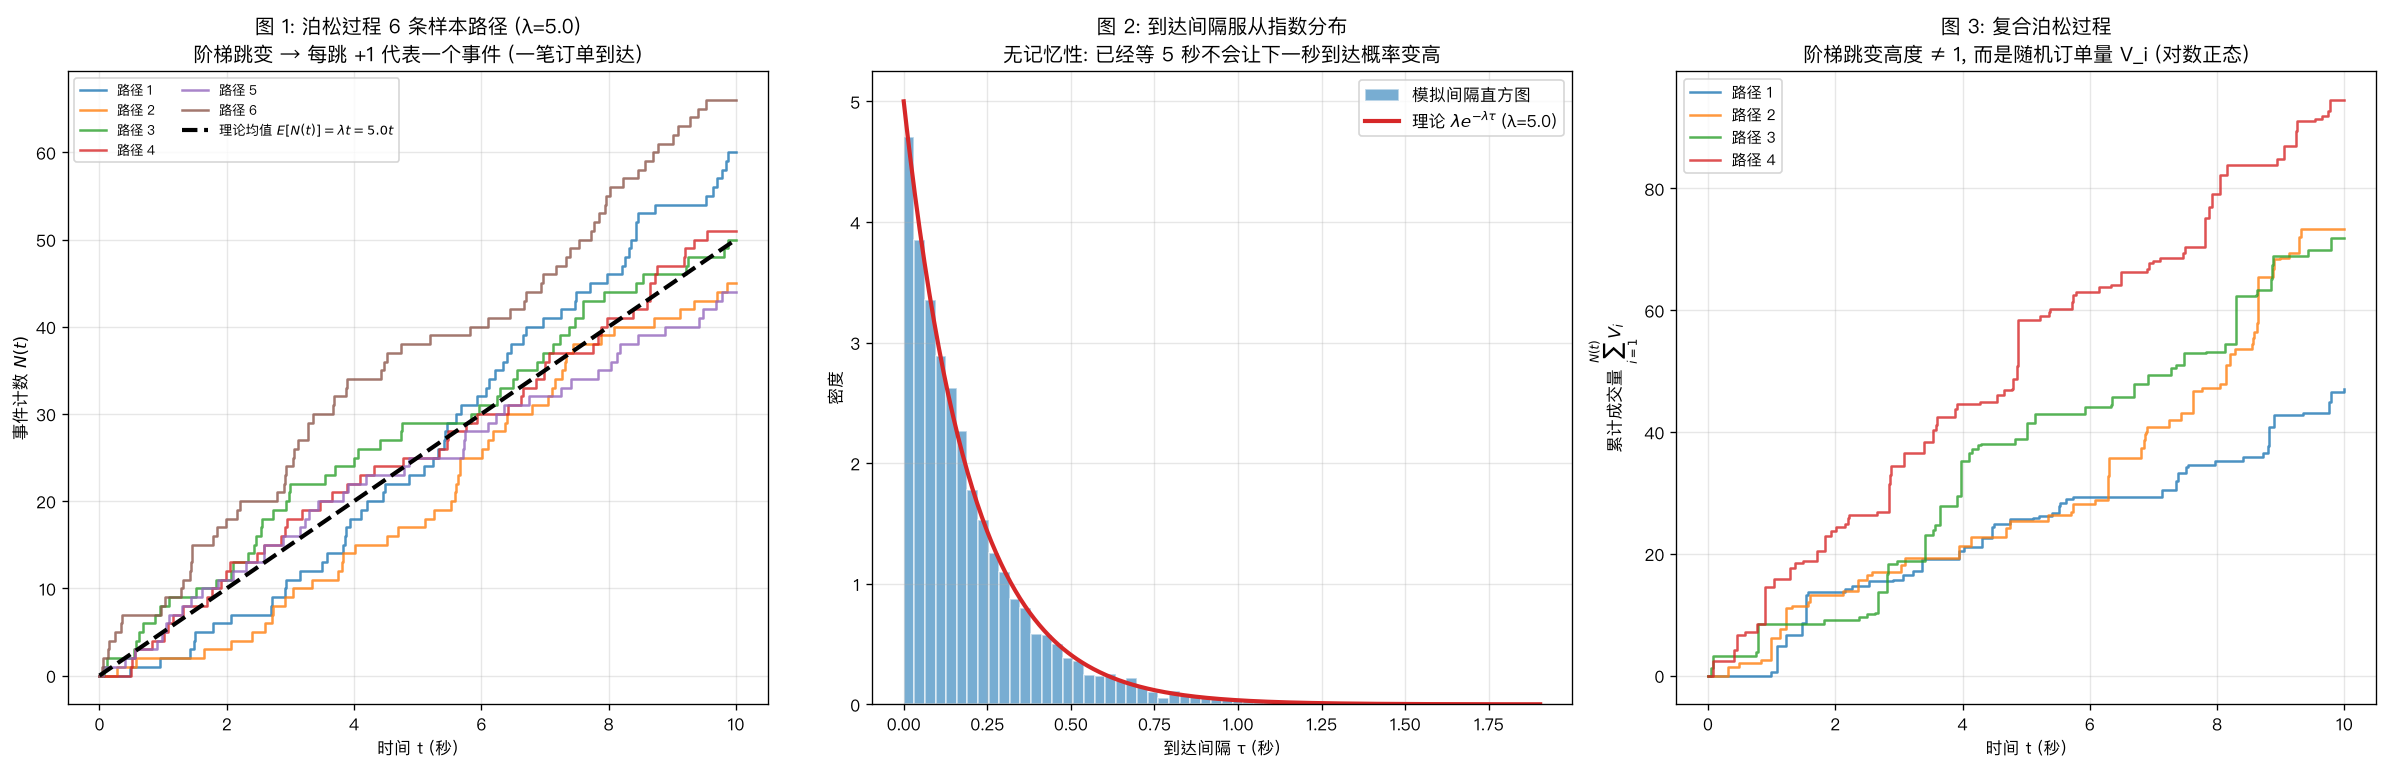

The script that saved this image:
# /// script
# requires-python = ">=3.10"
# dependencies = ["numpy", "matplotlib"]
# ///
"""
02 泊松过程 (Poisson Process) 与 复合泊松 (Compound Poisson)
============================================================

画三张图, 把"订单为什么用泊松过程建模"看清楚:

  图 1  泊松过程 N_t :          阶梯状的事件计数, 多条路径
                               → 看清"离散事件随机到达"的样子
  图 2  到达间隔分布 :          相邻事件的时间间隔 → 指数分布
                               → 这是泊松过程的"特征签名"
  图 3  复合泊松 :              不仅算"几笔单", 还累加每笔的"成交量"
                               → 这才是真实的成交额过程

直觉:
  - 泊松过程回答的问题: "下一个事件什么时候来? 单位时间内来几个?"
  - 关键性质 (强度 λ):
        N(t)         ~ Poisson(λt)                          ← t 时刻已发生的事件数
        E[N(t)]      = λt,  Var[N(t)] = λt                   ← 均值 = 方差 (特征)
        间隔 τ        ~ Exponential(λ)                       ← 无记忆性
  - 无记忆性 (memoryless) 直觉: "已经等了 5 秒还没来, 不影响下一秒来的概率"
        现实订单流当然不完全无记忆 (订单会聚集) → 引出 Hawkes 过程 (见 03)

做市里怎么用:
  - 买单到达 / 卖单到达 / 成交事件 通常先用泊松建模 (一阶近似)
  - 关键参数: 到达率 λ(δ) 是"价差 δ"的函数
        你报得离 mid 越远 (δ 大), 成交概率越低
        Avellaneda-Stoikov 假设: λ(δ) = A · exp(-k δ)   (距离越远指数衰减)
  - 复合泊松: 累计成交额 = Σ V_i,  N(t) 笔成交各成交 V_i 单位
"""

import matplotlib.pyplot as plt
import numpy as np

plt.rcParams["font.sans-serif"] = ["PingFang SC", "Hiragino Sans GB", "Arial Unicode MS"]
plt.rcParams["axes.unicode_minus"] = False

rng = np.random.default_rng(42)


def simulate_poisson_path(rate: float, T: float) -> np.ndarray:
    """模拟一条泊松过程的事件时间。

    方法: 间隔 τ_i ~ Exp(λ) 独立同分布, 累加得到事件时间。
    """
    arrivals = []
    t = 0.0
    while True:
        tau = rng.exponential(1.0 / rate)
        t += tau
        if t > T:
            break
        arrivals.append(t)
    return np.array(arrivals)


def draw_poisson_paths(ax):
    """图 1: 多条泊松路径的阶梯计数。"""
    rate, T = 5.0, 10.0
    n_paths = 6

    for i in range(n_paths):
        arrivals = simulate_poisson_path(rate, T)
        # 阶梯线: 在每个 arrival 处计数 +1
        t_plot = np.concatenate([[0], np.repeat(arrivals, 2), [T]])
        n_plot = np.concatenate([[0, 0], np.repeat(np.arange(1, len(arrivals) + 1), 2)])
        ax.plot(t_plot, n_plot, lw=1.5, alpha=0.8, label=f"路径 {i+1}")

    # 理论均值线
    t_grid = np.linspace(0, T, 200)
    ax.plot(t_grid, rate * t_grid, color="black", lw=2.5, linestyle="--",
            label=fr"理论均值 $E[N(t)] = \lambda t = {rate} t$")

    ax.set_xlabel("时间 t (秒)")
    ax.set_ylabel(r"事件计数 $N(t)$")
    ax.set_title(f"图 1: 泊松过程 6 条样本路径 (λ={rate})\n"
                 "阶梯跳变 → 每跳 +1 代表一个事件 (一笔订单到达)")
    ax.legend(loc="upper left", ncol=2, fontsize=8)
    ax.grid(True, alpha=0.3)


def draw_interarrival_distribution(ax):
    """图 2: 到达间隔分布 (应该是指数分布)。"""
    rate, T = 5.0, 1000.0  # 长时间窗口拿足够样本
    arrivals = simulate_poisson_path(rate, T)
    intervals = np.diff(arrivals)

    ax.hist(intervals, bins=60, density=True, color="#1f77b4", alpha=0.6,
            edgecolor="white", label="模拟间隔直方图")

    # 理论指数分布密度 λe^(-λτ)
    x = np.linspace(0, intervals.max(), 400)
    ax.plot(x, rate * np.exp(-rate * x), color="#d62728", lw=2.5,
            label=fr"理论 $\lambda e^{{-\lambda \tau}}$ (λ={rate})")

    ax.set_xlabel("到达间隔 τ (秒)")
    ax.set_ylabel("密度")
    ax.set_title("图 2: 到达间隔服从指数分布\n"
                 "无记忆性: 已经等 5 秒不会让下一秒到达概率变高")
    ax.legend(loc="upper right")
    ax.grid(True, alpha=0.3)


def draw_compound_poisson(ax):
    """图 3: 复合泊松 (订单数 × 订单量 = 累计成交额)。"""
    rate, T = 5.0, 10.0
    n_paths = 4

    for i in range(n_paths):
        arrivals = simulate_poisson_path(rate, T)
        # 每笔订单量: 假设服从对数正态 (模拟"大单偶发, 小单常见")
        volumes = rng.lognormal(mean=0.0, sigma=0.8, size=len(arrivals))
        cumulative = np.cumsum(volumes)

        t_plot = np.concatenate([[0], np.repeat(arrivals, 2), [T]])
        v_plot = np.concatenate([[0, 0], np.repeat(cumulative, 2)])
        ax.plot(t_plot, v_plot, lw=1.5, alpha=0.8, label=f"路径 {i+1}")

    ax.set_xlabel("时间 t (秒)")
    ax.set_ylabel(r"累计成交量 $\sum_{i=1}^{N(t)} V_i$")
    ax.set_title("图 3: 复合泊松过程\n"
                 "阶梯跳变高度 ≠ 1, 而是随机订单量 V_i (对数正态)")
    ax.legend(loc="upper left", fontsize=9)
    ax.grid(True, alpha=0.3)


def main():
    fig, axes = plt.subplots(1, 3, figsize=(20, 6.5))
    draw_poisson_paths(axes[0])
    draw_interarrival_distribution(axes[1])
    draw_compound_poisson(axes[2])

    plt.tight_layout()
    savepath = "02_poisson_process.png"
    plt.savefig(savepath, dpi=120, bbox_inches="tight")
    print(f"图已保存到 {savepath}")


if __name__ == "__main__":
    main()
